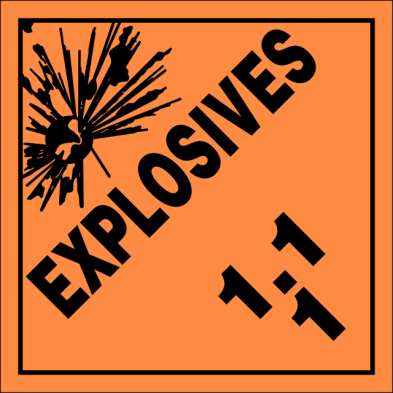
#> input picture Robotics/.homeworks_ws4_2/src/proje/img/hazmat_template/explosives.png, 393 x 393 px
$ python -i vision.py   (imports and definitions only)
#> lines starting #> are read from the running program, lines starting #| are printed output that depends on the picture; after the words box and inside, x2 and y2 are one past the last pixel; in counts of white or black regions, pixels touching at a corner belong together
#!/usr/bin/env python3

import cv2
from pyzbar.pyzbar import decode
import numpy as np
import os


# [13 lines left out: function detect_hazmat, not called in this run]

def detect_objects(frame):
    # returns countours of the object
    kernel = np.ones((3,3), np.uint8)
    frame = cv2.dilate(frame, kernel, iterations=1)
    contours, _ = cv2.findContours(frame, cv2.RETR_LIST, cv2.CHAIN_APPROX_SIMPLE)

    bbox = []
    for cnt in contours:
        x, y, w, h = cv2.boundingRect(cnt)
        area = cv2.contourArea(cnt)

        # filter out small objects
        if area/(w*h) > 0.5 and area > 100:
            # draw a blue rectangle on the object
            # cv2.rectangle(frame, (x, y), (x+w, y+h), (255, 0, 0), 2)
            bbox.append((x, y, x+w, y+h))

    cv2.imshow("Camera output - dialated", frame)
    return bbox


# [69 lines left out: functions preprocess_image, read_qrcode_zbar, read_qrcode_with_bbox, main, not called in this run]

# [2 lines not run here, left out]

>>> import cv2
>>> picture = cv2.imread('../img/hazmat_template/explosives.png', cv2.IMREAD_GRAYSCALE)
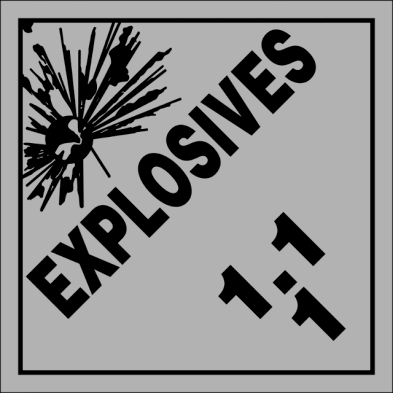
#> picture: shape (393, 393); min 0, max 182, mean 138.1
>>> result = detect_objects(picture)
#> in detect_objects, `frame = cv2.dilate(frame, kernel, iterations=1)`:
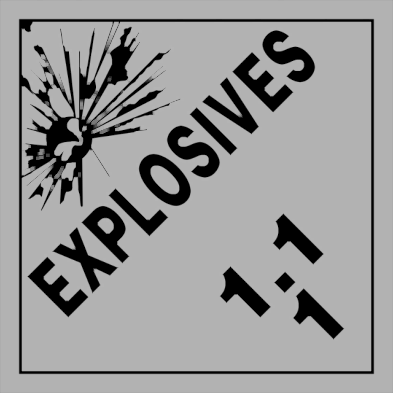
#> frame: shape (393, 393); min 0, max 182, mean 151.5
#> in detect_objects, `contours, _ = cv2.findContours(frame, cv2.RETR_LIST, cv2.CHAIN_APPROX_..`: contours = 103 contours, 61 with area under 20; largest, box (x1, y1, x2, y2) and area: (0, 0, 393, 393) 153664, (19, 19, 374, 374) 125314, (21, 21, 372, 372) 122337, (25, 100, 140, 207) 2428, (139, 154, 191, 206) 1760
#> the loop in detect_objects, `for cnt in contours:` made 103 passes
#> (x, y, w, h, area) on passes 1, 2, 3, 4, 5, 6, 7, 8, 16, 17, 18, 19: (293, 289, 51, 50, 927), (274, 272, 21, 21, 209.5), (220, 266, 50, 51, 943.5), (27, 257, 61, 60, 1079), (54, 228, 63, 64, 1034.5), (97, 217, 17, 17, 186), (273, 214, 50, 50, 923), (82, 206, 47, 57, 1241.5), (109, 189, 59, 47, 694.5), (31, 185, 13, 12, 71), (52, 178, 7, 7, 22.5), (60, 177, 13, 26, 171.5)
#> after the loop in detect_objects, `for cnt in contours:`: bbox = [(97, 217, 114, 234), (60, 177, 73, 203), (150, 165, 180, 195), (139, 154, 191, 206), (79, 73, 97, 100), (21, 21, 372, 372), (19, 19, 374, 374), (0, 0, 393, 393)]
#> result has the same summary as bbox in detect_objects
